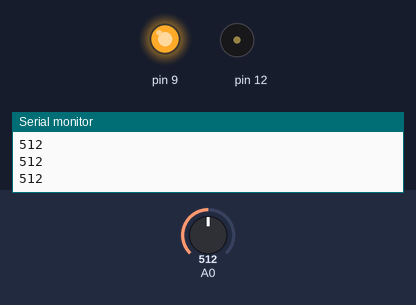
This sketch was run on a simulated Arduino Uno, built with avr-gcc and run on an emulated ATmega328P. Parts: output pins drawn as LEDs (lit = HIGH), buzzer (waves = sounding), the last lines printed to the serial monitor. The test bench sets the inputs (shaded band); at power-on: A0 = 512.

Above: at 1.2 s.
1.3 s: A0 set to 155
At 1.43 s:
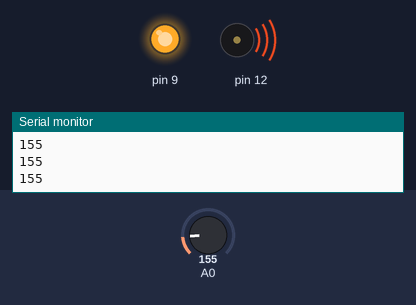
Timing chart, 0 to 4.3 s (numbered marks = the images above; inputs shaded):
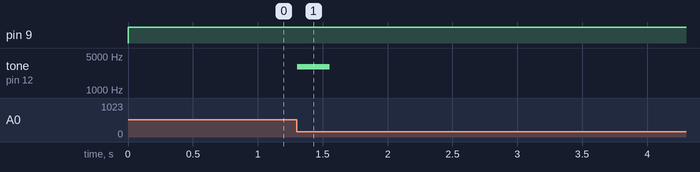

The sketch:

eagle.ino
```cpp
int ldr_value = 0;
int c = 0;
int tunefreq = 3000;

void setup(){
  pinMode(12, OUTPUT);
  pinMode(9, OUTPUT);
  Serial.begin(9600);
}
void loop(){
  ldr_value = analogRead(A0);
  Serial.println(ldr_value);
  digitalWrite(9,HIGH);
  if(ldr_value<165 && c == 0){
    tone(12, tunefreq,250);
    c = 1;
    tunefreq+=300;
    if(tunefreq>5000){
      tunefreq = 3000;
    }
  }
  else if(ldr_value>200){
    c = 0;
  }

}
```

Measured:
- after the input at 1.3 s, tone on pin 12: silent → 3000 Hz at once, → silent 0.25 s later
